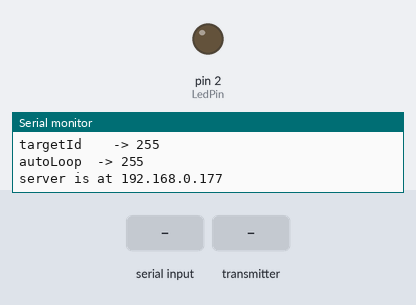
A sketch run on a simulated Arduino Uno, built with avr-gcc and run on an emulated ATmega328P. On the bench: output pins drawn as LEDs (lit = HIGH), the last lines printed to the serial monitor. Dashed ring = blinking. The test bench sets the inputs (shaded band). EEPROM starts erased; no radio packets arrive unless stated.

Above: at 1.2 s.
1.3 s: "?LedVemelhaOn\n" received over Serial
At 2.9 s:
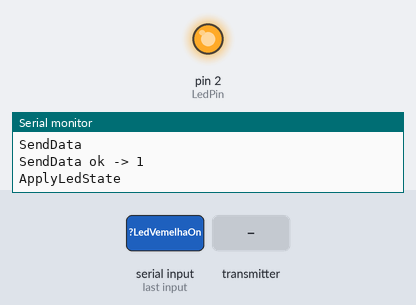
4.3 s: the transmitter starts sending RecivedPackage.1 = 0
At 4.9 s:
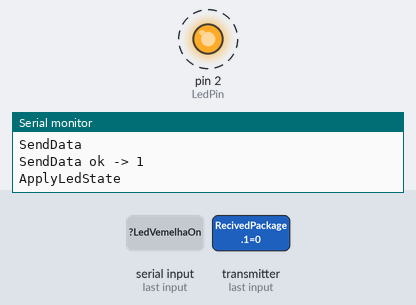
Timing chart, 0 to 13.3 s (numbered marks = the images above; inputs shaded):
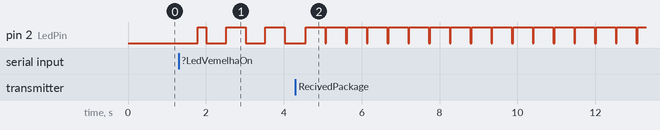

Measured:
- after the input at 1.3 s, pin 2 (LedPin): LOW → HIGH after 0.49 s, then repeats every 1.0 s: LOW 0.50 s, HIGH 0.50 s
- after the input at 4.3 s, pin 2 (LedPin): alternates HIGH for 0.50 s and LOW for 0.03 s, starting after 0.79 s

The sketch:

sketch_TxEthernet.ino
```cpp
#include <EEPROM.h>
#include <SPI.h>
#include "RF24.h"
#include <Ethernet.h>

const int LedPin = 2;

const char LedOn  = 'l';
const char LedOff = 'd';
const char AutoOn = 'a';
const char AutoOff = 'q';

//Gambi
const char SetClient1 = 'r';
const char SetClient2 = 't';

//const uint64_t pipe  = 0xE8E8F0F0E1LL;
//const uint64_t pipes[3] = { 0xF0F0F0F0E1LL, 0xF0F0F0F0D2LL };
const uint64_t pipeServerToClient  = 0xE8E8F0F0E1LL;
const uint64_t pipeClientToServer  = 0xF0F0F0F0E1LL;
const int radioChannel = 10;

byte myId; // Dump
byte myState;
byte targetId;
byte autoLoop;

byte SendedPackage[2]; //Gambi -> pq struct nao fuincionou
byte RecivedPackage[3];
// [0] Id
// [1] State

RF24 radio(8,7);

byte mac[] = { 0xDE, 0xAD, 0xBE, 0xEF, 0xFE, 0xED }; //physical mac address
byte ip[] = { 192, 168, 0, 177 }; // ip in lan
byte gateway[] = { 192, 168, 0, 1 }; // internet access via router
byte subnet[] = { 255, 255, 255, 0 }; //subnet mask
EthernetServer server(80); //server port

String readString;

void PackData()
{
	Serial.print("PackData -> ");
	Serial.print(SendedPackage[0]);
	Serial.print(" : ");
	Serial.println(SendedPackage[1]);
	SendedPackage[0] = targetId;
	SendedPackage[1] = myState;
}

void ReadConfig()
{
	Serial.println("ReadConfig");

	myId     = EEPROM.read(0);
	myState  = EEPROM.read(1);
	targetId = EEPROM.read(2);
	autoLoop = EEPROM.read(3);

	Serial.print("myId        -> ");
	Serial.println(myId);
	Serial.print("myState   -> ");
	Serial.println(myState);
	Serial.print("targetId    -> ");
	Serial.println(targetId);
	Serial.print("autoLoop  -> ");
	Serial.println(autoLoop);
}

void WriteConfig()
{
	Serial.println("WriteConfig");

	EEPROM.write(0, myId);
	EEPROM.write(1, myState);
	EEPROM.write(2, targetId);
	EEPROM.write(3, autoLoop);

	Serial.print("myId        -> ");
	Serial.println(myId);
	Serial.print("myState   -> ");
	Serial.println(myState);
	Serial.print("targetId    -> ");
	Serial.println(targetId);
	Serial.print("autoLoop  -> ");
	Serial.println(autoLoop);
}

void ApplyLedState()
{
	Serial.println("ApplyLedState");
	digitalWrite(LedPin, myState);
}

void SendData()
{
	Serial.println("SendData");
	int ntry = 3;
	bool done = false;
	while (!done && ntry > 0)
	{
		done = radio.write( SendedPackage, sizeof(SendedPackage) );
		ntry--;
	}
	radio.startListening();
	Serial.print("SendData ok -> ");
	Serial.println(done);
}


void setup(void)
{
	pinMode(LedPin, OUTPUT);

	ApplyLedState();

	Serial.begin(9600);

	radio.begin();
	radio.setChannel(radioChannel);
	radio.openWritingPipe(pipeServerToClient);
	radio.openReadingPipe(1,pipeClientToServer);

	radio.startListening();

	ReadConfig();

	Ethernet.begin(mac, ip, gateway, subnet);
	server.begin();
	//the pin for the servo co
	//enable serial data print

	Serial.print("server is at ");
	Serial.println(Ethernet.localIP());
}

void easyGo()
{
	PackData();
	SendData();
	ApplyLedState();
}

void loop(void)
{
	EthernetClient client = server.available();
	if (client)
	{
		while (client.connected())
		{
			if (client.available())
			{
				char c = client.read();

				//read char by char HTTP request
				if (readString.length() < 100)
				{
					//store characters to string
					readString += c;
					//Serial.print(c);
				}

				//if HTTP request has ended
				if (c == '\n')
				{

					///////////////
					Serial.println(readString); //print to serial monitor for debuging

					client.println("HTTP/1.1 200 OK"); //send new page
					client.println("Content-Type: text/html");
					client.println();

					client.println("<HTML>");
					client.println("<HEAD>");
					client.println("<link rel='stylesheet' type='text/css' href='http://homeautocss.net84.net/a.css' />");
					client.println("<TITLE>Home Automation</TITLE>");
					client.println("</HEAD>");
					client.println("<BODY>");
					client.println("<H1>Home Automation</H1>");
					client.println("<hr />");
					client.println("<br />");

					client.println("<a href=\"/?LedVemelhaOn\"\">Vermelho On</a>");
					client.println("<a href=\"/?LedVerdeOn\"\">Verde On</a><br /><br /><br />");
					client.println("<a href=\"/?LedVermelhaOff\"\">VermelhoOff</a>");
					client.println("<a href=\"/?LedVerdeOff\"\">Verde Off</a><br /><br /><br />");

					client.println("<a href=\"/?SetClient1\"\">Set Client Vermelho</a>");
					client.println("<a href=\"/?SetClient2\"\">Set Client Verde</a><br /><br /><br />");

					client.println("<a href=\"/?LedOn\"\">Led On</a>");
					client.println("<a href=\"/?LedOff\"\">Led Off</a><br /><br /><br />");

					client.println("<a href=\"/?AutoOn\"\">Auto Play On</a>");
					client.println("<a href=\"/?AutoOff\"\">Auto Play Off</a><br /><br /><br />");

					client.println("</BODY>");
					client.println("</HTML>");

					delay(1);
					//stopping client
					client.stop();

					byte change = 1;
					if(readString.indexOf("?LedVemelhaOn") > 0)
					{
						targetId = 1;
						myState = HIGH;
					}
					else if(readString.indexOf("?LedVerdeOn") > 0)
					{
						targetId = 2;
						myState = HIGH;
					}
					else if(readString.indexOf("?LedVermelhaOff") > 0)
					{
						targetId = 1;
						myState = LOW;
					}
					else if(readString.indexOf("?LedVerdeOff") > 0)
					{
						targetId = 2;
						myState = LOW;
					}

					else if(readString.indexOf("?SetClient1") > 0)
						targetId = 1;
					else if(readString.indexOf("?SetClient2") > 0)
						targetId = 2;
					else if(readString.indexOf("?LedOn") > 0)
							myState = HIGH;
					else if(readString.indexOf("?LedOff") > 0)
						myState = LOW;
					else if(readString.indexOf("?AutoOn") > 0)
						autoLoop = HIGH;
					else if(readString.indexOf("?AutoOff") > 0)
						autoLoop = LOW;
					else
						change = 0;

					if (change)
					{
						WriteConfig();
						easyGo();
					}

					readString="";
				}
			}
		}
	}

	if (autoLoop == HIGH)
	{
		myState = !myState;

		easyGo();

		delay(500);
	}
	if (radio.available())
	{
		Serial.println("radio.available");

		int ntry = 3;
		bool done = false;
		while (!done && ntry > 0)
		{
			done = radio.read( RecivedPackage, sizeof(RecivedPackage) );
			ntry--;
		}
		if (RecivedPackage[0] != myId)
		{
			myState = RecivedPackage[1];
			ApplyLedState();
		}
	}
}

void serialEvent()
{
	char inChar = (char)Serial.read();

	if (inChar == 'm')
	{
		myId = 99;
		WriteConfig();
	}
	else if (inChar == SetClient1)
		targetId = 1;
	else if (inChar == SetClient2)
		targetId = 2;
	else if (inChar == LedOn)
			myState = HIGH;
	else if (inChar == LedOff)
		myState = LOW;
	else if (inChar == AutoOn)
		autoLoop = HIGH;
	else if (inChar == AutoOff)
		autoLoop = LOW;
	else
		return;

	WriteConfig();
	easyGo();

}
```
